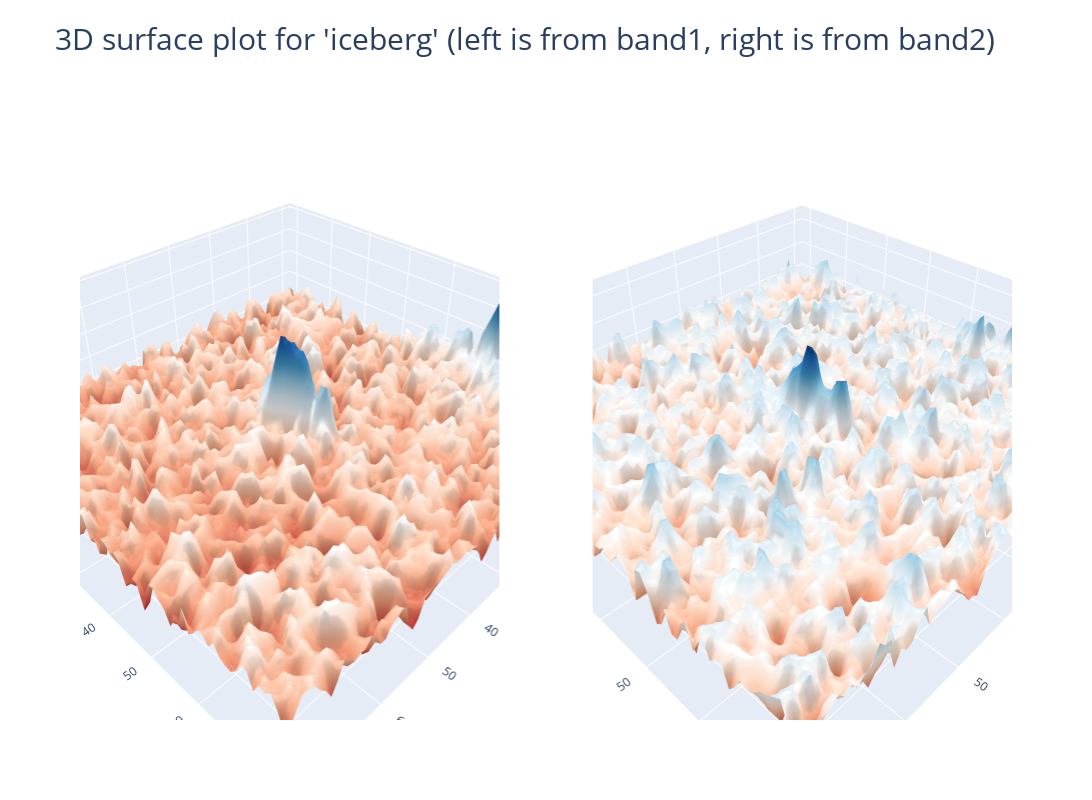

Notebook code for this chart:
### Code cell
# iceberg의 band_1, band_2
num = 125
label = 'iceberg' if (train['is_iceberg'].values[num] == 1) else 'ship'
plot_2d(X_band_1[num,:,:],X_band_2[num,:,:],label)

### Figure 1 — Plotly figure (JSON) as saved in the notebook; plotly's stock layout.template omitted (floating-point values rounded to 4 significant figures; data arrays with more than 128 entries replaced by an {"elided": "..."} marker saying what was removed)
{"data": [{"colorscale": [[0, "rgb(103,0,31)"], [0.1, "rgb(178,24,43)"], [0.2, "rgb(214,96,77)"], [0.3, "rgb(244,165,130)"], [0.4, "rgb(253,219,199)"], [0.5, "rgb(247,247,247)"], [0.6, "rgb(209,229,240)"], [0.7, "rgb(146,197,222)"], [0.8, "rgb(67,147,195)"], [0.9, "rgb(33,102,172)"], [1, "rgb(5,48,97)"]], "scene": "scene", "showscale": false, "type": "surface", "z": {"elided": "75x75 float values"}}, {"colorscale": [[0, "rgb(103,0,31)"], [0.1, "rgb(178,24,43)"], [0.2, "rgb(214,96,77)"], [0.3, "rgb(244,165,130)"], [0.4, "rgb(253,219,199)"], [0.5, "rgb(247,247,247)"], [0.6, "rgb(209,229,240)"], [0.7, "rgb(146,197,222)"], [0.8, "rgb(67,147,195)"], [0.9, "rgb(33,102,172)"], [1, "rgb(5,48,97)"]], "scene": "scene2", "showscale": false, "type": "surface", "z": {"elided": "75x75 float values"}}], "layout": {"height": 800, "scene": {"domain": {"x": [0, 0.45], "y": [0, 1]}}, "scene2": {"domain": {"x": [0.55, 1], "y": [0, 1]}}, "title": {"font": {"size": 30}, "text": "3D surface plot for 'iceberg' (left is from band1, right is from band2)"}, "width": 1200}}
